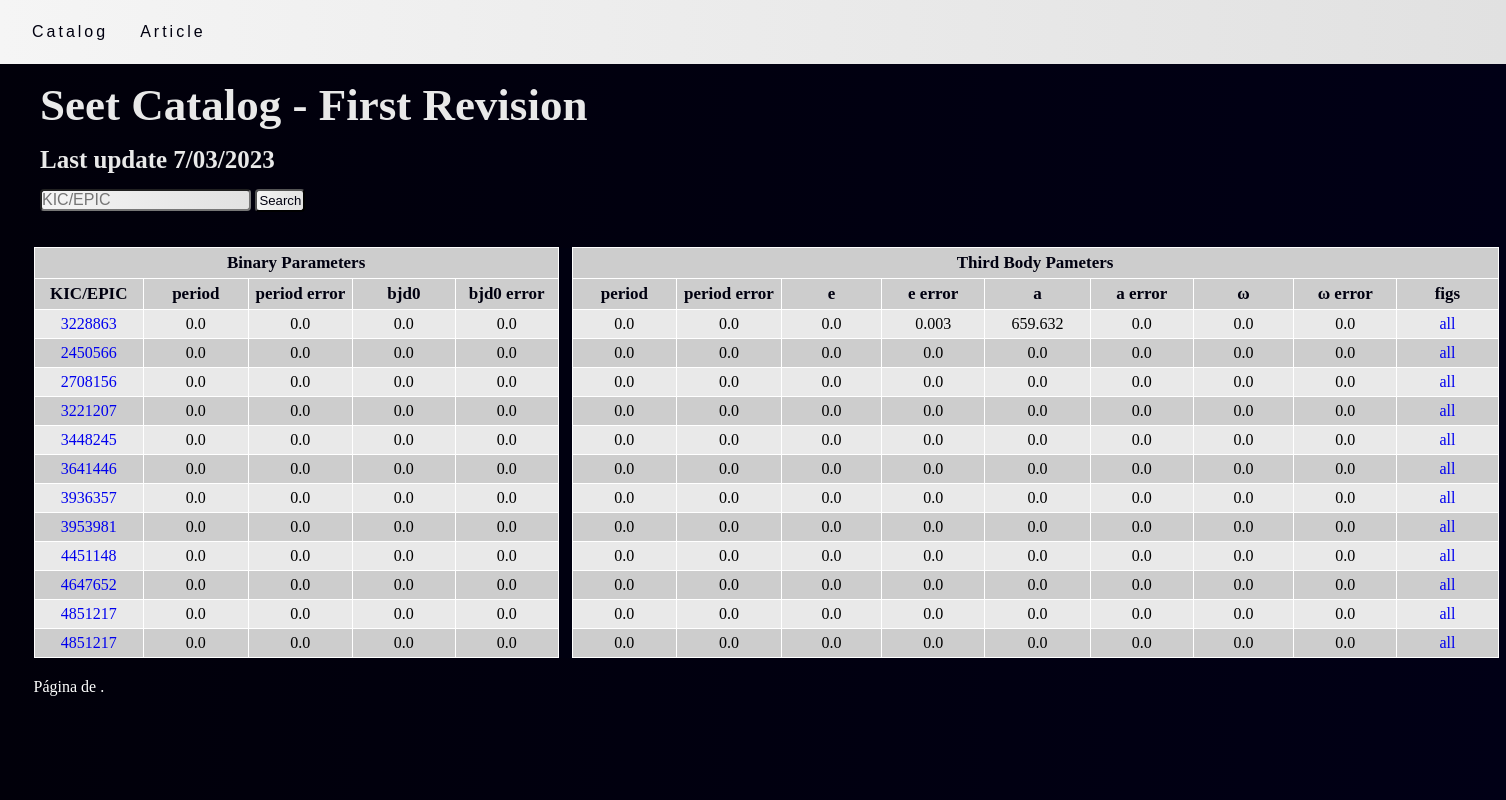
The page / on the database its author committed.
### Capp/models.py (models this page shows)
class DadosGerais(models.Model):
    kic = models.IntegerField()
    Period = models.FloatField()
    Period_error = models.FloatField()
    bjd0 = models.FloatField()
    bjd0_error = models.FloatField()
    Period_td = models.FloatField()
    Period_errortd = models.FloatField()
    e = models.FloatField()
    e_error = models.FloatField()
    a = models.FloatField()
    a_error = models.FloatField()
    omega = models.FloatField()
    omega_error = models.FloatField()

### Capp/views.py (the view)
# urls.py: path('', views.home,  name='home'),
def home(request):
    dados = DadosGerais.objects.all()
    if 'kic' in request.GET:
        id_pesquisa = request.GET['kic']
        try:
            id_pesquisa = int(id_pesquisa)
            dado = get_object_or_404(DadosGerais, kic=id_pesquisa)
            return redirect('pagina_objetos', kic=id_pesquisa)
        except ValueError:
            return render(request, 'notf.html')
    else:
        return render(request, 'home/home.html', {'dados': dados})

### templates/home/home.html (shortened to what this page needs)
{% extends 'home/base.html' %}
{% load static %}
{% block content %}
<!DOCTYPE html>
<html lang="en">
<head>
    <link rel="stylesheet" href="{% static 'css/home/estruturamain.css' %}">
</head>
<body>
    <main>
        <section id="container">
            <table>
                <thead>
                    <tr>
                        <th class="sdata" colspan="5">Binary Parameters</th>
                        <th class="nada"></th>
                        <th class="tdata" colspan="9">Third Body Pameters</th>
                    </tr>
                    <tr>
                        <th>KIC/EPIC</th>
                        <th>period</th>
                        <th>period error</th>
                        <th>bjd0</th>
                        <th>bjd0 error</th>
                        <th class="nada"></th>
                        <th>period</th>
                        <th>period error</th>
                        <th>e</th>
                        <th>e error</th>
                        <th>a</th>
                        <th>a error</th>
                        <th>&omega;</th>
                        <th>&omega; error</th>
                        <th>figs</th>
                    </tr>
                <tbody>
                    {% for dado in dados %}
                    <tr>
                        <td class="KIC/EPIC"><a href="{% url 'pagina_objetos' kic=dado.kic %}">{{ dado.kic }}</a></td>
                        <td class="Period">{{ dado.Period }}</td>
                        <td class="Period_error">{{ dado.Period_error }}</td>
                        <td class="bjd0">{{ dado.bjd0 }}</td>
                        <td class="bjd0_error">{{ dado.bjd0_error}}</td>
                        <td class="nada"></td>
                        <td class="Period_td">{{ dado.Period_td }}</td>
                        <td class="Period_errortd">{{ dado.Period_errortd }}</td>
                        <td class="e">{{ dado.e}}</td>
                        <td class="e_error">{{ dado.e_error }}</td>
                        <td class="a">{{ dado.a }}</td>
                        <td class="a_error">{{ dado.a_error }}</td>
                        <td class="omega">{{ dado.omega }}</td>
                        <td class="omega_error">{{ dado.omega_error }}</td>
                        <td class="LC Figs"><a href="{% url 'figskic3228863' %}">all</a></td>
                    </tr>
                    {% endfor %}
                </tbody>
            </table>
        <article class="pagecontrol2">
                <span class="step-links">
                    <span class="current">
                        Página {{ page_number }} de {{ total_paginas }}.
                    </span>
                </span>
            </article>
        </section>
    </main>
</body>
</html>
{% endblock %}

### templates/home/base.html (shortened to what this page needs)
{% load static %}
<!DOCTYPE html>
<html lang="pt-br">
<head>
    <link rel="stylesheet" href="{% static 'css/home/estruturamain.css'' %}">
</head>
<body>
    <header>
        <nav>
          <ul class="nav-list">
            <li>
              <p>
                <a class="pnames" href="{% url 'home' %}">Catalog</a>
              </p>
            </li>
            <li >
              <p>
                <a class="pnames" href="{% url 'article' %}">Article</a>
              </p>
            </li>
          </ul>
        </nav>
    </header>
  <main>
    <section>
      <article>
          <h1 id="logoname">Seet Catalog - First Revision</h1>
          <h3 id="logoname3">Last update 7/03/2023</h3>
      </article>
      <article class="form_box">
        <form action="{% url 'home' %}" method="get">
          <input type="text" name="kic" id="kic" placeholder="KIC/EPIC">
          <button type="submit" class="btns">Search</button>
        </form>
      </article>
    </section>
    {% block content %}
    {% endblock %}
  </main>
</body>
</html>

### static/css/home/estruturamain.css (style rules this page uses)
* { margin: 0; padding: 0; }
a { text-decoration: none; transition: 0.3s; }
#logoname { font-size: 45px; margin: 15px; margin-left: 40px; }
#logoname3 { font-size: 25px; margin: 15px; margin-left: 40px; }
.form_box { margin: 15px; margin-left: 40px; font-family: sans-serif; }
input { color: rgb(0, 0, 16); border-radius: 4px; font-size: 16px; background-image: linear-gradient(to right, rgb(245, 245, 245), rgb(235, 235, 235), rgb(225, 225, 225)); }
.btns { border-radius: 4px; font-size: 13.2px; padding: 2px; color: rgb(0, 0, 16); background-image: linear-gradient(to right, rgb(245, 245, 245), rgb(235, 235, 235), rgb(225, 225, 225)); }
.pnames { color: rgb(0, 0, 16); }
h1, h2, h3 { color: rgb(233, 233, 233); }
nav { display: flex; text-align: left; align-items: center; font-family: sans-serif; background-image: linear-gradient(to right, rgb(245, 245, 245), rgb(235, 235, 235), rgb(225, 225, 225)); height: 8vh; }
.nav-list { list-style: none; display: flex; }
.nav-list li { letter-spacing: 3px; margin-left: 32px; }
main { background-image: linear-gradient(to right, rgb(1, 0, 10), rgb(1, 0, 16), rgb(1, 0, 22)); height: 92vh; overflow: hidden; }
#container { align-items: center; }
table { border-collapse: collapse; align-items: center; text-align: center; width: 1465px; }
td, th { border: 1px solid rgb(255, 255, 255); padding-top: 5px; padding-bottom: 5px; padding-left: 6px; padding-right: 6px; width: 100px; }
thead { color: rgb(0, 0, 16); background-color: rgb(205, 205, 205); font-size: 17px; }
.nada { background-color: rgb(0, 0, 16); width: 1px; border: 0px; }
.sdata { width: 300px; }
tbody > tr:nth-child(odd) { background-color: rgb(233, 233, 233); }
tbody > tr:nth-child(even) { background-color: rgb(205, 205, 205); }
td { text-align: center; }
#container { position: absolute; left: 0.9vw; margin: 20px; }
.pagecontrol1, .pagecontrol2, .pagecontrol3 { margin-top: 20px; color: white; }

### rows shown on the page
DadosGerais: kic "3228863", Period "0.0", Period_error "0.0", bjd0 "0.0", bjd0_error "0.0", Period_td "0.0", Period_errortd "0.0", e "0.0", e_error "0.003", a "659.632", a_error "0.0", omega "0.0", omega_error "0.0"
DadosGerais: kic "2450566", Period "0.0", Period_error "0.0", bjd0 "0.0", bjd0_error "0.0", Period_td "0.0", Period_errortd "0.0", e "0.0", e_error "0.0", a "0.0", a_error "0.0", omega "0.0", omega_error "0.0"
DadosGerais: kic "2708156", Period "0.0", Period_error "0.0", bjd0 "0.0", bjd0_error "0.0", Period_td "0.0", Period_errortd "0.0", e "0.0", e_error "0.0", a "0.0", a_error "0.0", omega "0.0", omega_error "0.0"
DadosGerais: kic "3221207", Period "0.0", Period_error "0.0", bjd0 "0.0", bjd0_error "0.0", Period_td "0.0", Period_errortd "0.0", e "0.0", e_error "0.0", a "0.0", a_error "0.0", omega "0.0", omega_error "0.0"
DadosGerais: kic "3448245", Period "0.0", Period_error "0.0", bjd0 "0.0", bjd0_error "0.0", Period_td "0.0", Period_errortd "0.0", e "0.0", e_error "0.0", a "0.0", a_error "0.0", omega "0.0", omega_error "0.0"
DadosGerais: kic "3641446", Period "0.0", Period_error "0.0", bjd0 "0.0", bjd0_error "0.0", Period_td "0.0", Period_errortd "0.0", e "0.0", e_error "0.0", a "0.0", a_error "0.0", omega "0.0", omega_error "0.0"
DadosGerais: kic "3936357", Period "0.0", Period_error "0.0", bjd0 "0.0", bjd0_error "0.0", Period_td "0.0", Period_errortd "0.0", e "0.0", e_error "0.0", a "0.0", a_error "0.0", omega "0.0", omega_error "0.0"
DadosGerais: kic "3953981", Period "0.0", Period_error "0.0", bjd0 "0.0", bjd0_error "0.0", Period_td "0.0", Period_errortd "0.0", e "0.0", e_error "0.0", a "0.0", a_error "0.0", omega "0.0", omega_error "0.0"
DadosGerais: kic "4451148", Period "0.0", Period_error "0.0", bjd0 "0.0", bjd0_error "0.0", Period_td "0.0", Period_errortd "0.0", e "0.0", e_error "0.0", a "0.0", a_error "0.0", omega "0.0", omega_error "0.0"
DadosGerais: kic "4647652", Period "0.0", Period_error "0.0", bjd0 "0.0", bjd0_error "0.0", Period_td "0.0", Period_errortd "0.0", e "0.0", e_error "0.0", a "0.0", a_error "0.0", omega "0.0", omega_error "0.0"
DadosGerais: kic "4851217", Period "0.0", Period_error "0.0", bjd0 "0.0", bjd0_error "0.0", Period_td "0.0", Period_errortd "0.0", e "0.0", e_error "0.0", a "0.0", a_error "0.0", omega "0.0", omega_error "0.0"
DadosGerais: kic "4851217", Period "0.0", Period_error "0.0", bjd0 "0.0", bjd0_error "0.0", Period_td "0.0", Period_errortd "0.0", e "0.0", e_error "0.0", a "0.0", a_error "0.0", omega "0.0", omega_error "0.0"
